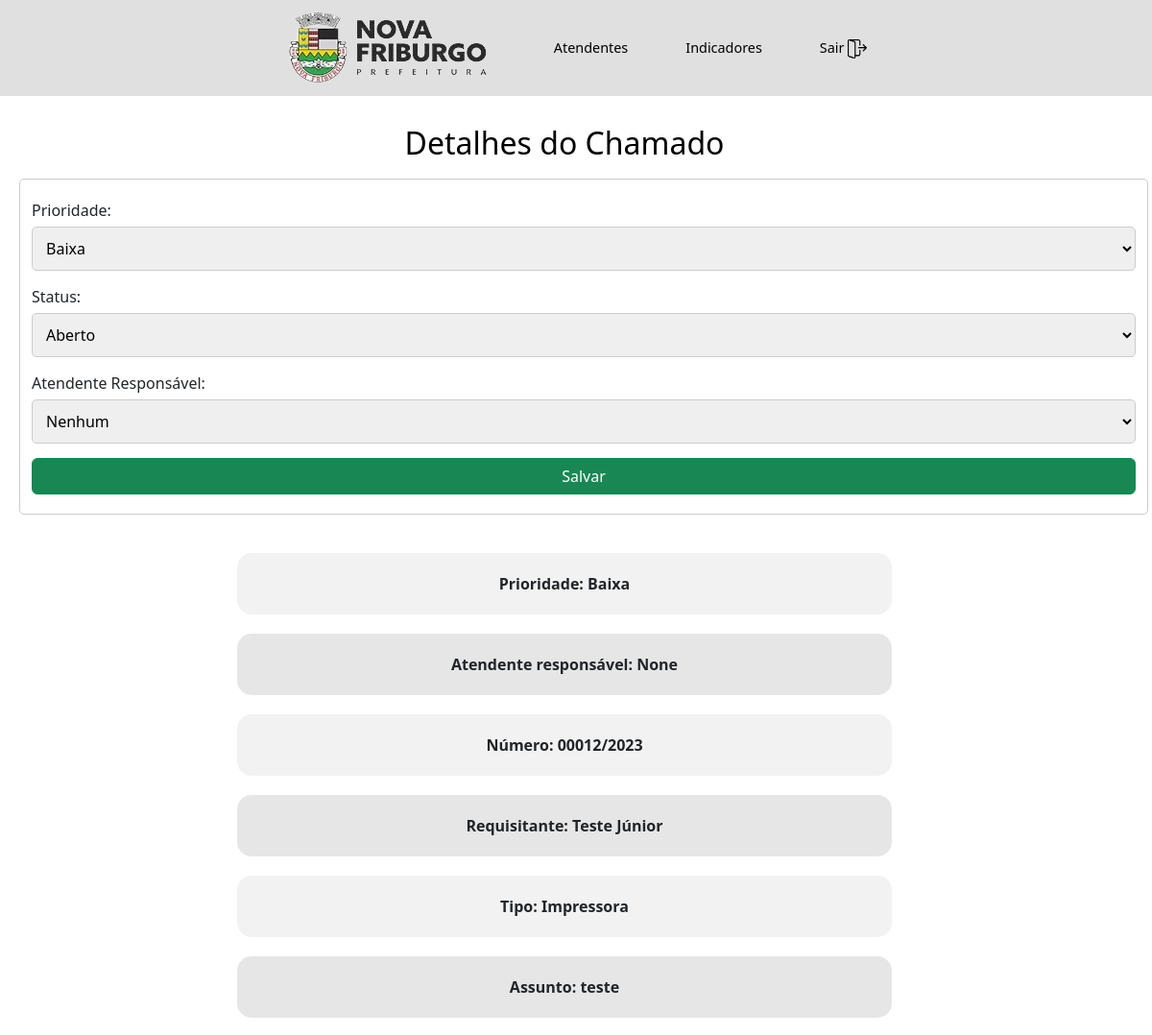
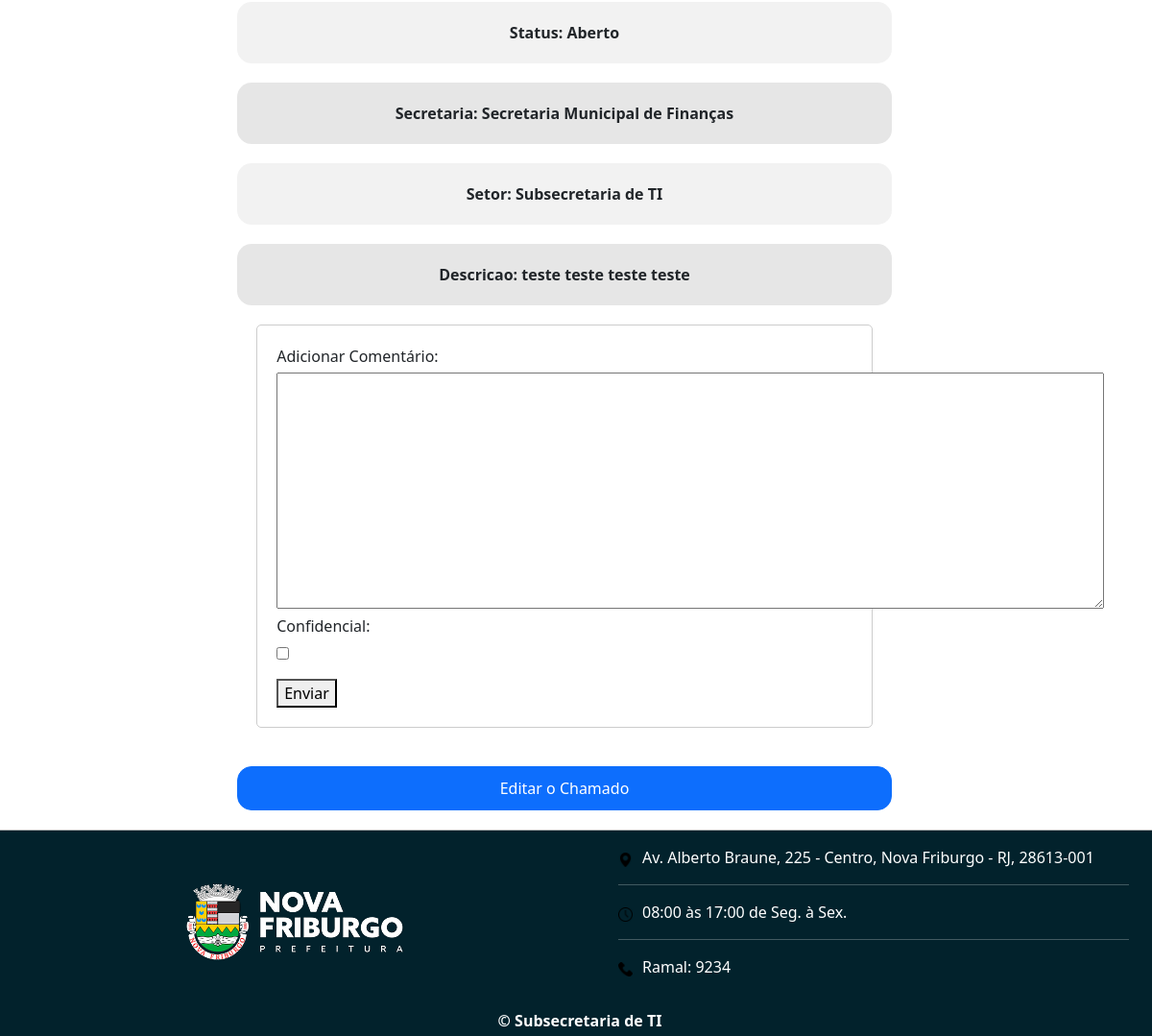
/chamado/21 (signed in), run on the app's committed database (2 pictures, top to bottom).
### chamadosApp/models.py (models this page shows, shortened)
class Chamado(models.Model):
    prioridadeChoices = (
        ('0', 'Baixa'),
        ('1', 'Média'),
        ('2', 'Alta')
    )
    statusChoices = (
        ('0', 'Aberto'),
        ('1', 'Pendente'),
        ('2', 'Finalizado'),
    )
    secretaria = models.ForeignKey(Secretaria, verbose_name='Secretaria', on_delete=models.CASCADE, null=True)
    setor = models.ForeignKey(Setor, verbose_name='Setor', on_delete=models.CASCADE, null=True)
    requisitante = models.ForeignKey(Servidor, on_delete=models.CASCADE, related_name='requisitante')
    tipo = models.ForeignKey(Tipo, on_delete=models.CASCADE)
    assunto = models.CharField(max_length=150)
    prioridade = models.CharField(max_length=1, choices=prioridadeChoices, default='0')
    status = models.CharField(max_length=1, choices=statusChoices, default='0')
    descricao = models.TextField(default='')
    atendente = models.ForeignKey(Atendente, verbose_name='Atendente', on_delete=models.CASCADE, related_name='atendente', null=True, default=None)
    dataAbertura = models.DateTimeField(auto_now_add=True)
    dataFechamento = models.DateTimeField(null=True, blank=False)
    numero = models.CharField(max_length=10, default=0)
    anexo = models.ImageField(upload_to='images', default=None, null=True, blank=True)
    def getPrioridade(self):
        for choice in self.prioridadeChoices:
            if choice[0] == self.prioridade:
                return choice[1]
        return "Desconhecido"
    def getStatus(self):
        for choice in self.statusChoices:
            if choice[0] == self.status:
                return choice[1]
        return "Desconhecido"

class Servidor(models.Model):
    user = models.ForeignKey(User, on_delete=models.CASCADE)
    nome = models.CharField(max_length=75)
    email = models.EmailField(max_length=254, default='')
    setor = models.ForeignKey(Setor, verbose_name='Setor', on_delete=models.CASCADE)
    def __str__(self):
        return self.nome

class Tipo(models.Model):
    nome = models.CharField(max_length=30, verbose_name='Nome do Serviço', blank=True)
    sigla = models.CharField(max_length=3, verbose_name="Sigla", blank=True)
    descricao = models.TextField(default='')
    def __str__(self):
        return self.nome

class Secretaria(models.Model):
    nome = models.CharField(max_length=70)
    def __str__(self):
        return self.nome

class Setor(models.Model):
    secretaria = models.ForeignKey(Secretaria, verbose_name="Secretaria", on_delete=models.CASCADE)
    nome = models.CharField(max_length=100, default='')
    cep = models.CharField(max_length=8, default='')
    bairro = models.CharField(max_length=50, default='')
    logradouro = models.CharField(max_length=150, default='')
    def __str__(self):
        return self.nome

### chamadosApp/views.py (the view)
# urls.py: path('chamado/<int:idChamado>',views.chamado, name='chamado'),
@login_required
def chamado(request, idChamado):
    chamado = Chamado.objects.get(id=idChamado)
    atendentes = Atendente.objects.all()
    comentarios = Comentario.objects.filter(chamado=chamado).order_by('dataHora')
    context = {
        'chamado': chamado,
        'atendentes': atendentes,
        'comentarios': comentarios,
    }
    return render(request, '_pages_/chamado.html', context)

### chamadosApp/templates/_pages_/chamado.html (shortened to what this page needs)
{% extends "template.html" %}
{% block main %}
<link rel="stylesheet" href="/static/css/chamado.css">
<h2>Detalhes do Chamado</h2>
{% if user.is_staff %}
    <form method="POST" action="{% url 'atualizaChamado' chamado.id %}">
        <label for="prioridade">Prioridade:</label>
        <select name="prioridade" id="prioridade">
            {% for choice in chamado.prioridadeChoices %}
                <option value="{{ choice.0 }}" {% if choice.0 == chamado.prioridade %}selected{% endif %}>
                    {{ choice.1 }}
                </option>
            {% endfor %}
        </select>
        <label for="status">Status:</label>
        <select name="status" id="status">
            {% for choice in chamado.statusChoices %}
                <option value="{{ choice.0 }}" {% if choice.0 == chamado.status %}selected{% endif %}>
                    {{ choice.1 }}
                </option>
            {% endfor %}
        </select>
        <label for="atendente">Atendente Responsável:</label>
        <select name="atendente" id="atendente">
            <option value="None" {% if chamado.atendente == None %}selected{% endif %}> Nenhum </option>
        </select>
        <input class="btn btn-success" type="submit" value="Salvar">
    </form>
{% endif %}
<div id="p-div">
    {% if user.is_staff %}
        <p>Prioridade: {{ chamado.getPrioridade }}</p>
        <p>Atendente responsável: {{ chamado.atendente }}</p>
    {% endif %}
    <p>Número: {{ chamado.numero }}/{{chamado.dataAbertura.year}}</p>
    <p>Requisitante: {{ chamado.requisitante }}</p>
    <p>Tipo: {{ chamado.tipo }}</p>
    <p>Assunto: {{ chamado.assunto }}</p>
    <p>Status: {{ chamado.getStatus }}</p>
    <p>Secretaria: {{ chamado.secretaria }}</p>
    <p>Setor: {{ chamado.setor }}</p>
    <p>Descricao: {{ chamado.descricao }}</p>
    <form method="POST" action="{% url 'addComentario' chamado.id %}">
        <label for="id_texto">Adicionar Comentário:</label>
        <textarea name="texto" id="id_texto" cols="91" rows="10"></textarea>
        {% if user.is_staff %}
            <label for="id_confidencial">Confidencial:</label>
            <input type="checkbox" name="confidencial" id="id_confidencial"><br>
        {% endif %}
        <button type="submit">Enviar</button>
    </form>
</div>
{% if user.is_staff %}
   <a id="edita-chamado" class="btn btn-primary" href="{% url 'editaChamado' chamado.id %}">Editar o Chamado</a>
{% endif %}
{% endblock %}

### chamadosTI/static/css/style.css (style rules this page uses)
p { font-weight: bold; text-decoration-color: red; }

### chamadosApp/static/css/mainPage.css (style rules this page uses)
#form-pesquisa-chamado select, input { margin-bottom: 20px; }

### chamadosApp/static/css/chamado.css (style rules this page uses)
#edita-chamado { width: 58%; margin: 0 auto; padding: 10px 10px; border-radius: 15px; }
h2 { color: #000; padding: 10px; text-align: center; }
form { background-color: #fff; border: 1px solid #ccc; border-radius: 5px; padding: 20px; margin: 20px; }
label { display: block; margin-bottom: 5px; }
select { width: 100%; padding: 10px; border: 1px solid #ccc; border-radius: 5px; margin-bottom: 15px; }
input[type="submit"] { width: 100%; margin: 0 auto; }
p { margin: 20px 0; padding: 20px 20px; text-align: center; border-radius: 15px; }
p:nth-child(odd) { background-color: #f2f2f2; }
p:nth-child(even) { background-color: #e6e6e6; }
#p-div { width: 60%; margin: 0 auto; margin-bottom: 20px; }

### data on the page
Chamado: prioridade "Baixa", status "Aberto", atendente "Nenhum", getPrioridade "Baixa", atendente "None", numero "00012", dataAbertura.year "2023", requisitante "Teste Júnior", tipo "Impressora", assunto "teste", getStatus "Aberto", secretaria "Secretaria Municipal de Finanças", setor "Subsecretaria de TI", descricao "teste teste teste teste"
